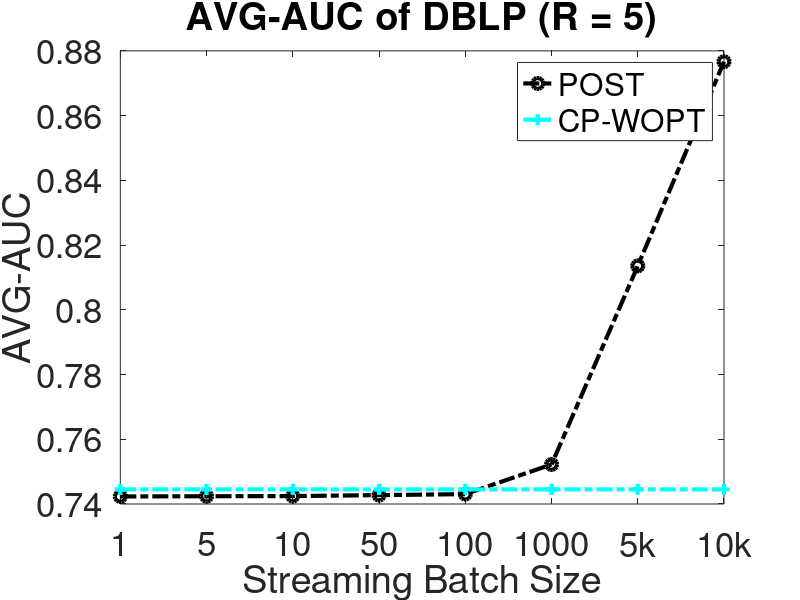

Write MATLAB code to recreate this figure.
clear all;
close all;
clc;

POST = [0.742338;0.742399;0.742448;0.742741;0.743051;0.752215;0.813557;0.876664];
WOPT = [0.744514;0.744514;0.744514;0.744514;0.744514;0.744514;0.744514;0.744514];

nrank = [1:1:8];

figure (1);
hold on;
box on;
% 
plot(nrank, POST, 'ko-.', 'LineWidth',3, 'MarkerSize',8);
plot(nrank, WOPT, 'c+-.','LineWidth',3, 'MarkerSize',8);

legend('POST','CP-WOPT');


ylabel('AVG-AUC', 'FontSize',25);
xlabel('Streaming Batch Size','FontSize',25);
title('AVG-AUC of DBLP (R = 5)','FontSize',25)
xticklabels({'1','5','10','50','100','1000','5k','10k'})
 set(gca, 'FontSize',25);

